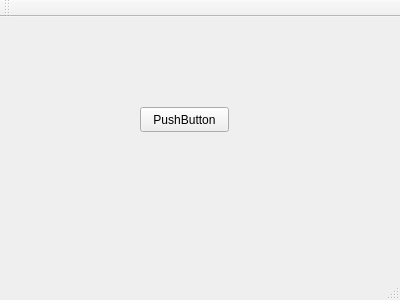
<?xml version="1.0" encoding="UTF-8"?>
<ui version="4.0">
 <class>MainWindow</class>
 <widget class="QMainWindow" name="MainWindow">
  <property name="geometry">
   <rect>
    <x>0</x>
    <y>0</y>
    <width>400</width>
    <height>300</height>
   </rect>
  </property>
  <property name="windowTitle">
   <string>MainWindow</string>
  </property>
  <widget class="QWidget" name="centralWidget">
   <widget class="QPushButton" name="pushButton">
    <property name="geometry">
     <rect>
      <x>140</x>
      <y>90</y>
      <width>89</width>
      <height>25</height>
     </rect>
    </property>
    <property name="text">
     <string>PushButton</string>
    </property>
   </widget>
  </widget>
  <widget class="QMenuBar" name="menuBar">
   <property name="geometry">
    <rect>
     <x>0</x>
     <y>0</y>
     <width>400</width>
     <height>22</height>
    </rect>
   </property>
  </widget>
  <widget class="QToolBar" name="mainToolBar">
   <attribute name="toolBarArea">
    <enum>TopToolBarArea</enum>
   </attribute>
   <attribute name="toolBarBreak">
    <bool>false</bool>
   </attribute>
  </widget>
  <widget class="QStatusBar" name="statusBar"/>
 </widget>
 <layoutdefault spacing="6" margin="11"/>
 <resources/>
 <connections/>
</ui>
